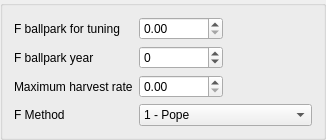
        <widget class="QGroupBox" name="groupBox_17">
         <property name="title">
          <string/>
         </property>
         <layout class="QGridLayout" name="gridLayout_8">
          <item row="0" column="0">
           <widget class="QLabel" name="label_18">
            <property name="text">
             <string>F ballpark for tuning</string>
            </property>
           </widget>
          </item>
          <item row="0" column="1">
           <widget class="QDoubleSpinBox" name="doubleSpinBox_fish_bpark">
            <property name="singleStep">
             <double>0.100000000000000</double>
            </property>
           </widget>
          </item>
          <item row="1" column="1">
           <widget class="QSpinBox" name="spinBox_fish_bpark_year">
            <property name="minimum">
             <number>-2020</number>
            </property>
            <property name="maximum">
             <number>2050</number>
            </property>
           </widget>
          </item>
          <item row="2" column="0">
           <widget class="QLabel" name="label_20">
            <property name="text">
             <string>Maximum harvest rate</string>
            </property>
           </widget>
          </item>
          <item row="1" column="0">
           <widget class="QLabel" name="label_19">
            <property name="text">
             <string>F ballpark year</string>
            </property>
           </widget>
          </item>
          <item row="3" column="0">
           <widget class="QLabel" name="label_21">
            <property name="text">
             <string>F Method</string>
            </property>
           </widget>
          </item>
          <item row="2" column="1">
           <widget class="QDoubleSpinBox" name="doubleSpinBox_fish_max_rate">
            <property name="singleStep">
             <double>0.100000000000000</double>
            </property>
           </widget>
          </item>
          <item row="1" column="2">
           <spacer name="horizontalSpacer_12">
            <property name="orientation">
             <enum>Qt::Horizontal</enum>
            </property>
            <property name="sizeType">
             <enum>QSizePolicy::Minimum</enum>
            </property>
            <property name="sizeHint" stdset="0">
             <size>
              <width>40</width>
              <height>20</height>
             </size>
            </property>
           </spacer>
          </item>
          <item row="3" column="1" colspan="2">
           <widget class="QComboBox" name="comboBox_fish_method">
            <item>
             <property name="text">
              <string>1 - Pope</string>
             </property>
            </item>
            <item>
             <property name="text">
              <string>2 - Instantaneous F</string>
             </property>
            </item>
            <item>
             <property name="text">
              <string>3 - Hybrid (recommended)</string>
             </property>
            </item>
           </widget>
          </item>
         </layout>
        </widget>
